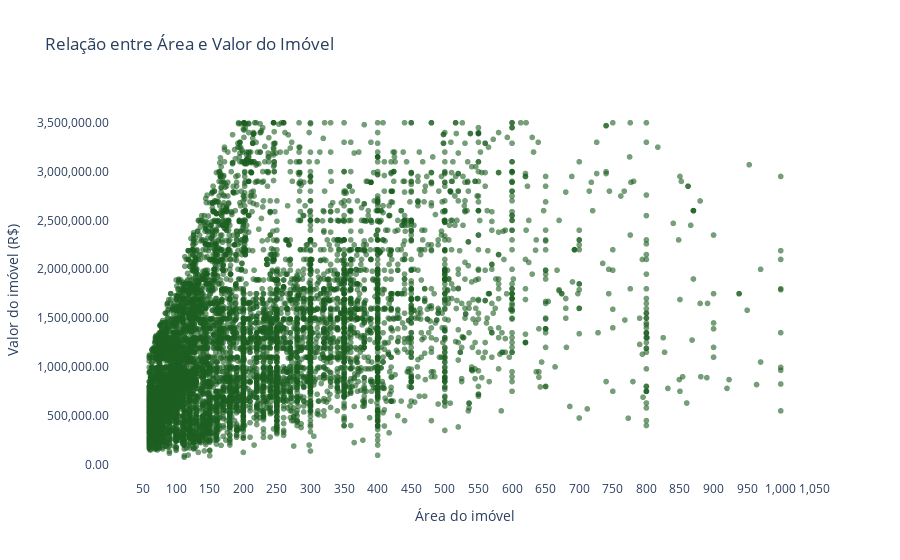

Here is the notebook cell this chart was saved with:
### Markdown cell above
- **Matriz de correlação:** _Relações lineares entre variáveis numéricas — destaque VALOR ↔ AREA._

### Code cell
fig = px.scatter(
    df_modelo,
    x='AREA',
    y='VALOR',
    title='Relação entre Área e Valor do Imóvel',
    labels={
        'AREA': 'Área do imóvel',
        'VALOR': 'Valor do imóvel (R$)'
    },
    opacity=0.6,
    color_discrete_sequence=[PALETA_BRASILIA['verde']]
)

fig.update_layout(
    yaxis_tickformat=',.2f',
    xaxis_tickformat=',.0f',
    xaxis=dict(dtick=50),
    plot_bgcolor='white'
)

fig.show()

### Figure 1 — Plotly figure (JSON) as saved in the notebook; plotly's stock layout.template omitted (floating-point values rounded to 4 significant figures; data arrays with more than 128 entries replaced by an {"elided": "..."} marker saying what was removed)
{"data": [{"hovertemplate": "Área do imóvel=%{x}<br>Valor do imóvel (R$)=%{y}<extra></extra>", "legendgroup": "", "marker": {"color": "#1B5E20", "opacity": 0.6, "symbol": "circle"}, "mode": "markers", "name": "", "showlegend": false, "type": "scattergl", "x": {"elided": "9165 float values"}, "xaxis": "x", "y": {"elided": "9165 float values"}, "yaxis": "y"}], "layout": {"legend": {"tracegroupgap": 0}, "plot_bgcolor": "white", "title": {"text": "Relação entre Área e Valor do Imóvel"}, "xaxis": {"anchor": "y", "domain": [0, 1], "dtick": 50, "tickformat": ",.0f", "title": {"text": "Área do imóvel"}}, "yaxis": {"anchor": "x", "domain": [0, 1], "tickformat": ",.2f", "title": {"text": "Valor do imóvel (R$)"}}}}
